Frame 1 (no input): blank canvas, image omitted
Frame 60 (no input): blank canvas, image omitted
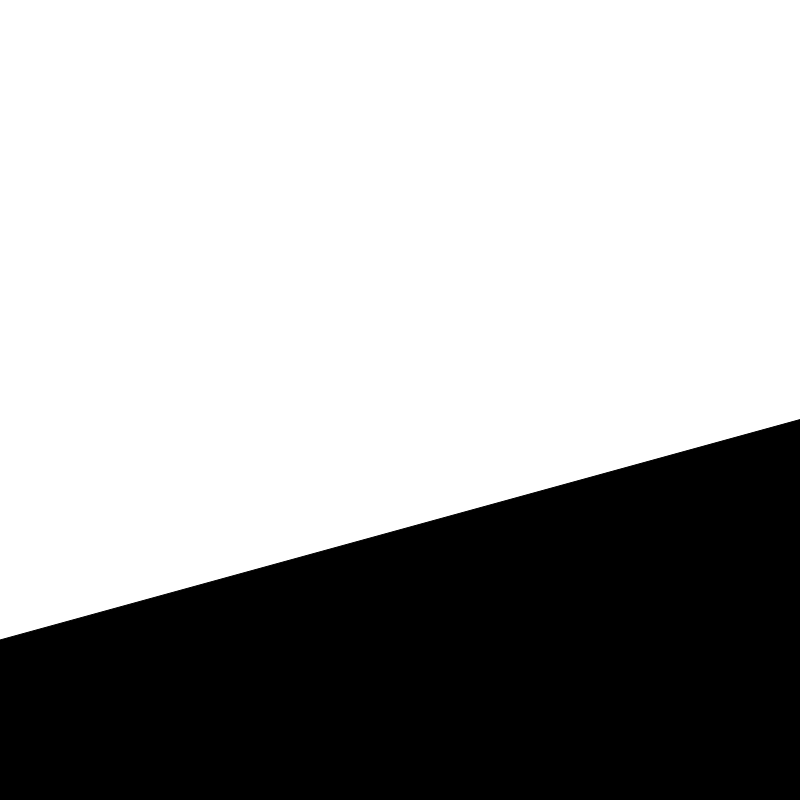
Frame 120 (the mouse pressed at the canvas centre since frame 60)

The p5.js sketch whose frames 1 and 60 were blank and that drew this single picture after the mouse press (run headless with seeded random() and noise() and a simulated clock; from frame 60 on, the mouse is pressed at the canvas centre):

// p5.js sketch
// ── sketch.js
var order=[];
var lastToDraw;
//var current=[];

function setup() {
  createCanvas(800, 800);

  lastToDraw=0;
 
}

function draw() {
    // we can add 1 to lastToDraw every 15 frames like so
  if (frameCount % 15 == 0) {   // this will evaluate to true every 60 frames
    lastToDraw = lastToDraw + 1;
    lastToDraw = min(lastToDraw, 16); // we don't want lastToDraw to exceed the number of vertices we have
  }
  
    createOrder();
  createLines();
}
function createLines(){
  background(255);
  //noFill();
  fill(0);
  beginShape();
  for (var i=0; i<lastToDraw; i++) {
    var index = order[i];
    var col = index % random(4);  // use modulo (remainder) to get column of our index
    var row = floor(index / 4); // floor the division to get row of our index
    
    var x = map(col, random(10), 3, 100, width);
    var y = map(row, random(10), 3, 100, height);
    
    vertex(x, y);
  }
  endShape();
}
// this function will create a permutation of the array
// of indexes corresponding to our 16 points
function createOrder() {
  // order is our final permutation list
  order = [];     // clear order if we had filled it before
  var all = [0,1,2,3,4,5,6,7,8,9,10,11,12,13,14,15];  // make new array of our indexes to sample from
  for (var i=0; i<16; i++) {
    var index = floor(random(all.length));  // pick a random index
    order.push(all[index]); // append that element from 'all' into 'order'
    all.splice(index, 1); // remove it from 'all' so we don't sample from it again
    //println("all: "+all);   // print all and order to see what we have
    //println("order: "+order);
  }
}
